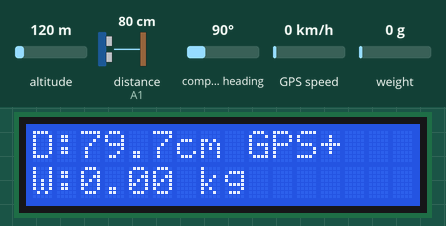
Simulated run of this sketch. Board: Arduino Uno, built with avr-gcc and run on an emulated ATmega328P. Parts: 16×2 character LCD. Wiring (inferred from the names in the program): ultrasonic range finder: trigger A0; echo A1. The test bench sets the inputs (shaded band); at power-on: distance to the obstacle (sensor on A1) 80 cm, weight on the scale 0 g, altitude 120 m, compass heading 90°, GPS speed 0 km/h. The echo pulse lasts 58.3 µs per cm; the GPS gets a fix after 3 s at 37.7749, -122.4194 with 8 satellites; what the sketch prints to the serial monitor is not drawn.

Above: at 5.7 s.
5.8 s: distance to the obstacle (sensor on A1) set to 299 cm
At 7.0 s:
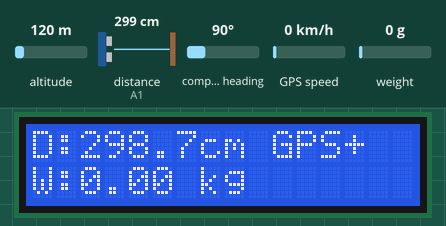
9.2 s: distance to the obstacle (sensor on A1) set to 2 cm
At 10.7 s:
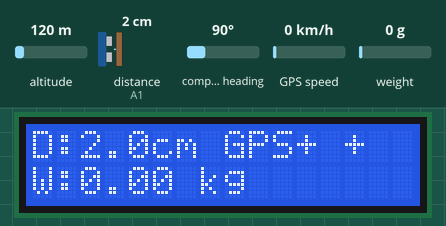
13.3 s: weight on the scale set to 1250 g
At 14.3 s:
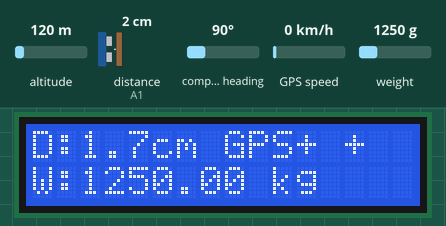
15.1 s: altitude set to 250 m
At 16.1 s:
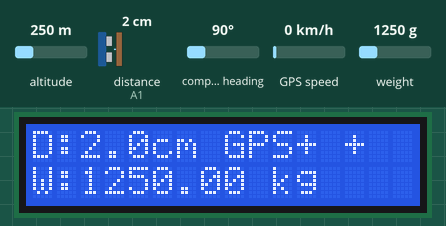
17.7 s: weight on the scale set to 100 g
At 18.6 s:
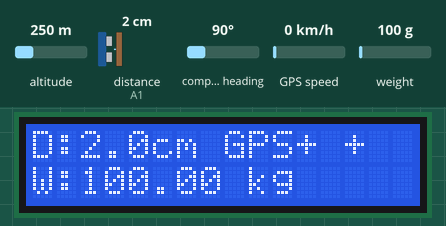
20.3 s: distance to the obstacle (sensor on A1) set to 4 cm
At 21.9 s:
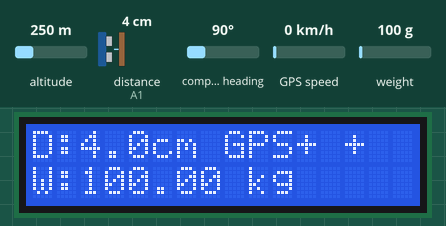
Timing chart, 0 to 23.4 s (numbered marks = the images above; inputs shaded):
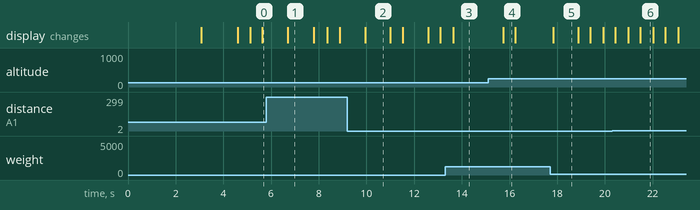

Measured:
- after the input at 5.8 s, the display: changes after 0.91 s (image 1)
- after the input at 9.2 s, the display: changes after 0.74 s (image 2)
- after the input at 13.3 s, the display: changes after 0.33 s (image 3)
- after the input at 15.1 s, the display: changes after 0.63 s (image 4)
- after the input at 17.7 s, the display: changes after 0.13 s (image 5)
- after the input at 20.3 s, the display: first differs from a run without the input after 0.68 s (image 6 shows a later state)
- what the display in image 1 shows lasts 1.1 s, from 6.7 s to 7.8 s

The sketch:

NANO_LoadCell_GPS.ino
```cpp
#include <LiquidCrystal.h>
#include <HX711.h>
#include <SoftwareSerial.h>
#include <TinyGPSPlus.h>
#include <math.h>

// ==========================================
// PIN CONFIGURATION
// ==========================================

// Ultrasonic HC-SR04
#define TRIG_PIN A0
#define ECHO_PIN A1

// Load Cell HX711
#define HX711_SCK A2
#define HX711_DT  A3

// GPS NEO-6M
#define GPS_RX 10
#define GPS_TX 11

// LCD 16x2
LiquidCrystal lcd(7, 6, 5, 4, 3, 2);

// ==========================================
// OBJECTS
// ==========================================

HX711 scale;

SoftwareSerial gpsSerial(GPS_RX, GPS_TX);

TinyGPSPlus gps;

// ==========================================
// CALIBRATION SETTINGS
// ==========================================

// Starting calibration factor.
// Calibrate with a known weight for accuracy.

float calibrationFactor = -2280.0;

// Weight unit: kg
float weightKG = 0.0;

// Ultrasonic distance
float distanceCM = -1.0;

// GPS values
double latitude = 0.0;
double longitude = 0.0;

// Sensor status
bool loadCellReady = false;
bool gpsValid = false;

// ==========================================
// TIMING SETTINGS
// ==========================================

unsigned long lastSensorRead = 0;
unsigned long lastLCDUpdate = 0;
unsigned long lastSerialSend = 0;

const unsigned long SENSOR_INTERVAL = 250;
const unsigned long LCD_INTERVAL = 500;
const unsigned long SERIAL_INTERVAL = 500;

// ==========================================
// HX711 INITIALIZATION
// ==========================================

void initializeLoadCell() {

  scale.begin(HX711_DT, HX711_SCK);

  delay(1000);

  if (scale.wait_ready_timeout(2000)) {

    // Set calibration factor
    scale.set_scale(calibrationFactor);

    // Tare with empty weighing platform
    scale.tare(20);

    loadCellReady = true;

  } else {

    loadCellReady = false;
  }
}

// ==========================================
// SETUP
// ==========================================

void setup() {

  // Serial communication to ESP32
  Serial.begin(9600);

  // GPS initialization
  gpsSerial.begin(9600);

  // Ultrasonic initialization
  pinMode(TRIG_PIN, OUTPUT);
  pinMode(ECHO_PIN, INPUT);

  digitalWrite(TRIG_PIN, LOW);

  // LCD initialization
  lcd.begin(16, 2);
  lcd.clear();

  lcd.setCursor(0, 0);
  lcd.print("CARGONEST SYSTEM");

  lcd.setCursor(0, 1);
  lcd.print("INITIALIZING...");

  // HX711 initialization
  initializeLoadCell();

  lcd.clear();

  lcd.setCursor(0, 0);
  lcd.print("SENSOR STATUS");

  lcd.setCursor(0, 1);

  if (loadCellReady) {

    lcd.print("HX711 READY");

  } else {

    lcd.print("HX711 ERROR");
  }

  delay(1500);

  lcd.clear();
}

// ==========================================
// ULTRASONIC SENSOR
// ==========================================

void readUltrasonic() {

  digitalWrite(TRIG_PIN, LOW);
  delayMicroseconds(2);

  digitalWrite(TRIG_PIN, HIGH);
  delayMicroseconds(10);

  digitalWrite(TRIG_PIN, LOW);

  unsigned long duration =
      pulseIn(ECHO_PIN, HIGH, 30000UL);

  if (duration == 0) {

    distanceCM = -1.0;

  } else {

    distanceCM =
        (duration * 0.0343) / 2.0;
  }
}

// ==========================================
// HX711 LOAD CELL MEASUREMENT
// ==========================================

void readLoadCell() {

  if (!scale.wait_ready_timeout(500)) {

    loadCellReady = false;
    weightKG = -1.0;

    return;
  }

  // Read average of 5 measurements
  float measuredWeight = scale.get_units(5);

  if (!isfinite(measuredWeight)) {

    loadCellReady = false;
    weightKG = -1.0;

    return;
  }

  loadCellReady = true;

  weightKG = measuredWeight;

  // Remove small fluctuations around zero
  if (weightKG > -0.02 && weightKG < 0.02) {

    weightKG = 0.0;
  }
}

// ==========================================
// GPS READING
// ==========================================

void readGPS() {

  while (gpsSerial.available() > 0) {

    gps.encode(gpsSerial.read());
  }

  if (gps.location.isValid() &&
      gps.location.age() < 5000) {

    latitude = gps.location.lat();

    longitude = gps.location.lng();

    gpsValid = true;

  } else {

    gpsValid = false;
  }
}

// ==========================================
// LCD DISPLAY
// ==========================================

void updateLCD() {

  // ROW 1: Distance and GPS status
  lcd.setCursor(0, 0);

  if (distanceCM >= 0) {

    lcd.print("D:");
    lcd.print(distanceCM, 1);
    lcd.print("cm ");

  } else {

    lcd.print("D:---cm ");
  }

  lcd.print(gpsValid ? "GPS+" : "GPS-");

  // Clear remaining characters
  lcd.print(" ");

  // ROW 2: Load cell weight
  lcd.setCursor(0, 1);

  if (loadCellReady) {

    lcd.print("W:");
    lcd.print(weightKG, 2);
    lcd.print(" kg");

  } else {

    lcd.print("W:HX711 ERROR");
  }

  lcd.print("    ");
}

// ==========================================
// SEND DATA TO ESP32
// ==========================================

void sendDataToESP32() {

  // Data format:
  // DATA,DISTANCE,WEIGHT,LATITUDE,LONGITUDE,GPS

  Serial.print("DATA,");

  Serial.print(distanceCM, 2);
  Serial.print(",");

  if (loadCellReady) {

    Serial.print(weightKG, 3);

  } else {

    Serial.print(-1.0, 3);
  }

  Serial.print(",");

  Serial.print(latitude, 6);
  Serial.print(",");

  Serial.print(longitude, 6);
  Serial.print(",");

  Serial.println(gpsValid ? 1 : 0);
}

// ==========================================
// MAIN LOOP
// ==========================================

void loop() {

  unsigned long currentTime = millis();

  // Continuously process GPS
  readGPS();

  // Read sensors
  if (currentTime - lastSensorRead >= SENSOR_INTERVAL) {

    lastSensorRead = currentTime;

    readUltrasonic();

    readLoadCell();
  }

  // LCD update
  if (currentTime - lastLCDUpdate >= LCD_INTERVAL) {

    lastLCDUpdate = currentTime;

    updateLCD();
  }

  // Transmit sensor data to ESP32
  if (currentTime - lastSerialSend >= SERIAL_INTERVAL) {

    lastSerialSend = currentTime;

    sendDataToESP32();
  }
}
```
